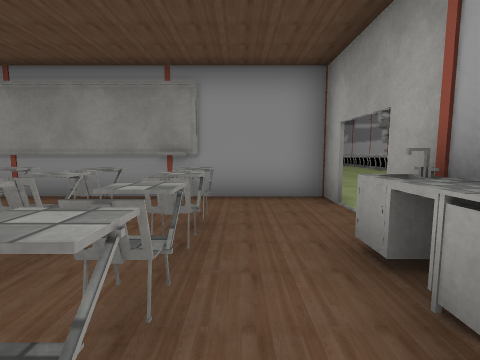
view 1 (above)

21 first-person views from a walk through a scene from a Unity 3-D project. The camera is 1.4 m above the floor, tilts 6° down and sees 85° across. The floor is counted in squares, 1.63 m on a side. Each view is taken from the middle of a square. On the plan, view 1 faces up. The plan holds only what a view shows up to about 10 squares ahead; the rest is blank. The place goes on beyond the plan. The player character is not drawn. Some animated figures are not drawn. Door leaves are left out, so doorways stand open. Some surface patterns are stand-ins.

view 2
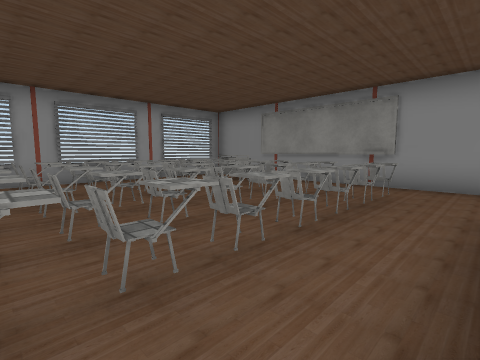

view 3
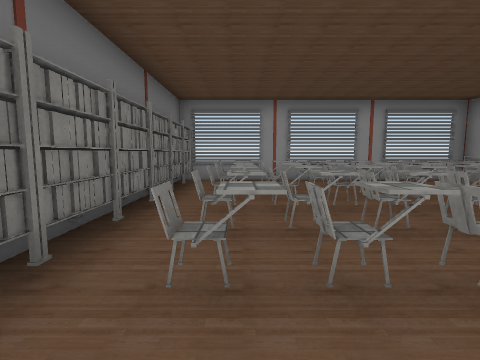

view 4
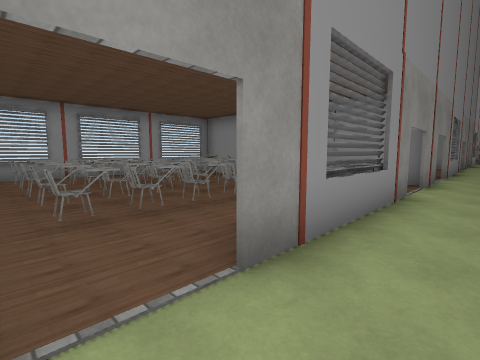

view 5
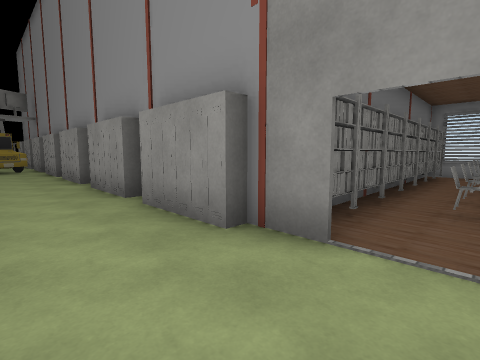

view 6
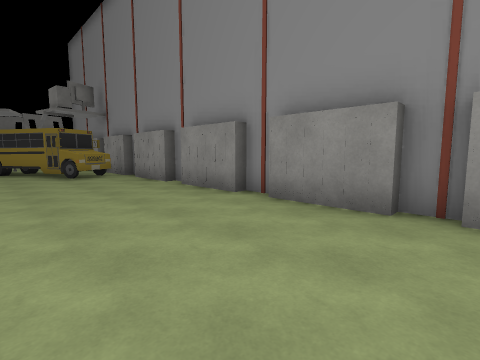

view 7
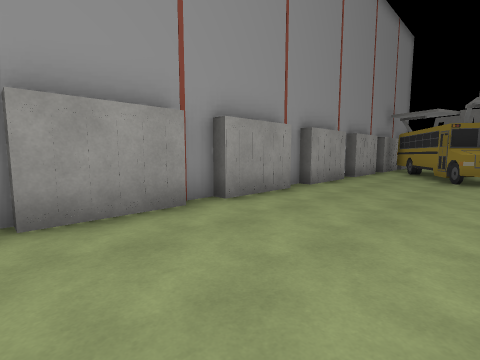

view 8
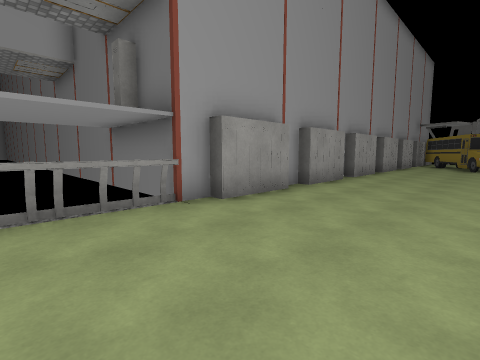

view 9
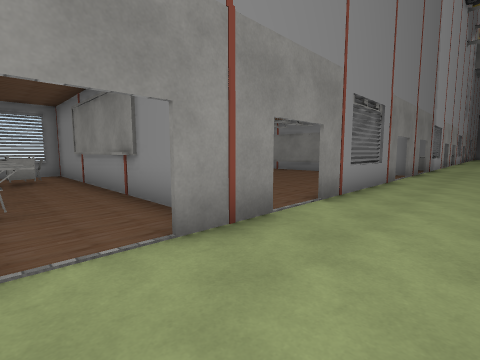

view 10
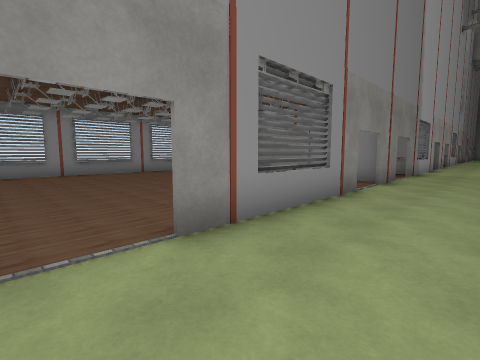

view 11
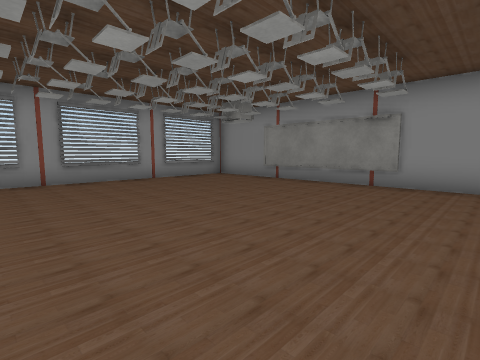

view 12
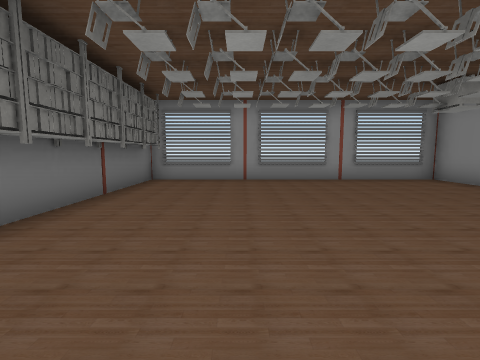

view 13
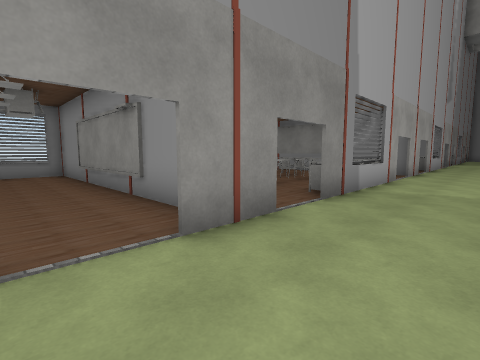

view 14
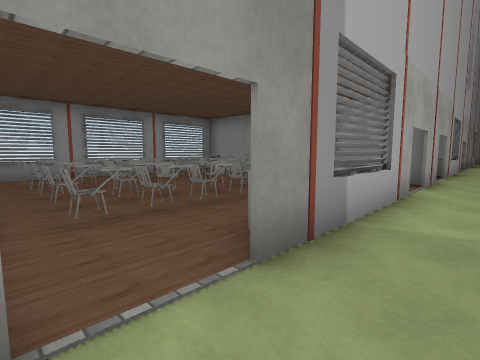

view 15
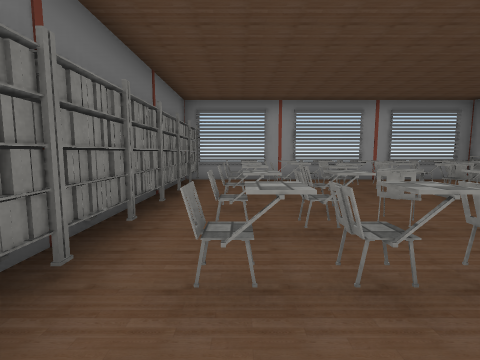

view 16
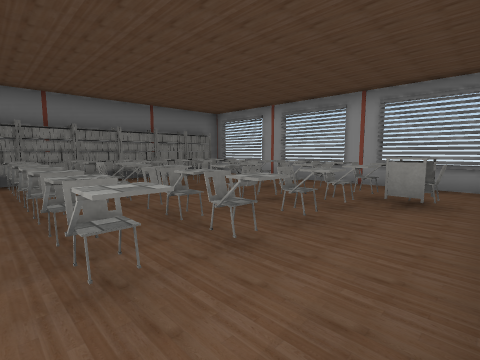

view 17
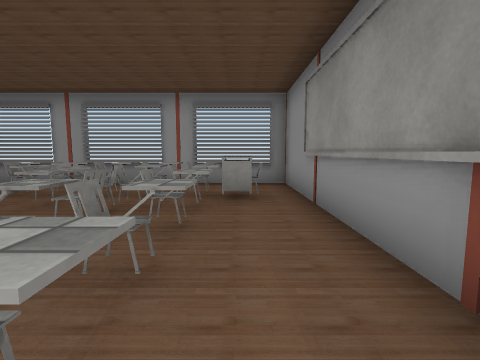

view 18
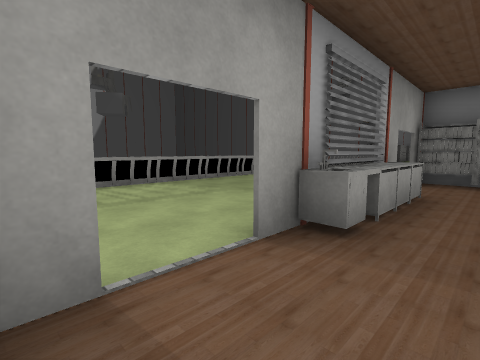

view 19
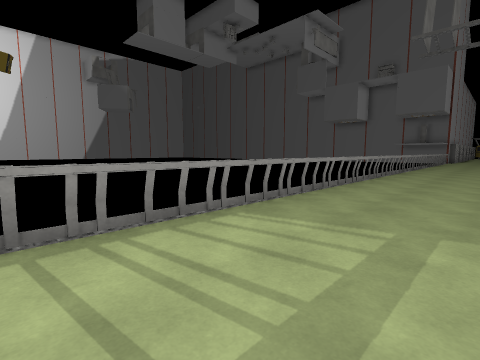

view 20
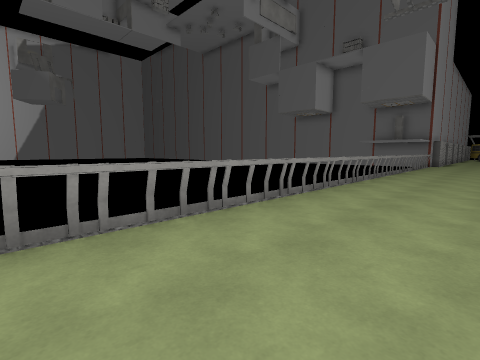

view 21
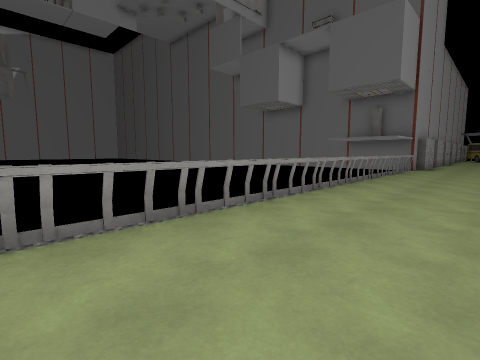

### Floor plan
Key: @ floor where view 1 was taken; # wall or solid block; x gap in a wall; . floor; D open door; v drop or lower ground; O other object.
Columns run from 8 left of view 1 to 9 right of it. Each row starts with its distance up from view 1.
 25           D.
 24           D.
 23  # #####..#.
 22  #.OO.....D....v
 21  #.OOOOO..D....x
 20  #.OOOOO.O#....v
 19  #.OO.OO.O.....v
 18  #.OOOOO.O.....x
 17  #.OOOOO.O.....v
 16  #.OOOOO..D....v
 15  #OOOOOOOOD....v
 14 ##########.....x
 13 #.........D....v
 12 #.........D....v
 11 #.........#....x
 10 #.........#....v
  9 #.........#....v
  8 #.........#....v
  7 #.........D....x
  6 #......... ....v
  5 #OOOOO#### ....v
  4 #..OO.....D....v
  3 #..OOOOOO.D....v
  2 #..OOOOOOO#....v
  1 #..OOOOO.O.....v
  0 #..OOOOO@O.....v
 -1 #..OOOOO. .....#
 -2 #..OOOOO..D....#
 -3 #........OD....###
 -4 ##OOO#OOOOO....O
 -5           O....O
 -6           O....O
 -7           O....O
 -8           O....O
 -9           O....O
-10           O....O
-11           O....O
-12           O....O
-13           O....O
-14           O....O
-15           O....O
-16           OOO..O
-17            OO..O
-18              O.
-19              O

Positions as (right, up) in squares from view 1, and headings:
1: (0, 0), facing up
2: (1, -2), facing up-left
3: (1, -2), facing left
4: (3, -3), facing up-left
5: (4, -2), facing down-left
6: (6, -6), facing down-left
7: (3, -7), facing down-right
8: (3, -1), facing down-right
9: (4, 3), facing up-left
10: (4, 6), facing up-left
11: (1, 7), facing up-left
12: (1, 8), facing left
13: (4, 12), facing up-left
14: (3, 15), facing up-left
15: (1, 16), facing left
16: (0, 23), facing down-left
17: (0, 22), facing left
18: (0, 23), facing down-right
19: (4, 22), facing down-right
20: (4, 15), facing down-right
21: (4, 11), facing down-right
